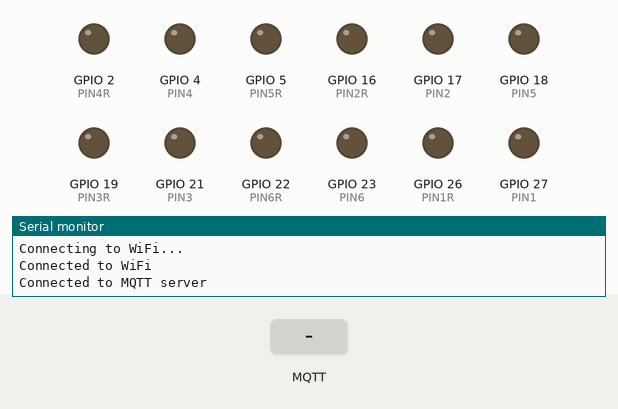
The sketch below on a simulated ESP32. Parts: output pins drawn as LEDs (lit = HIGH), the last lines printed to the serial monitor. Inputs (shaded band) come from the test bench. WiFi joins after 1.5 s; servers stay silent unless stated; no MQTT or app messages arrive unless stated.

Above: at 3.2 s.
3.3 s: MQTT message "1" arrives on the first subscribed topic
At 3.7 s:
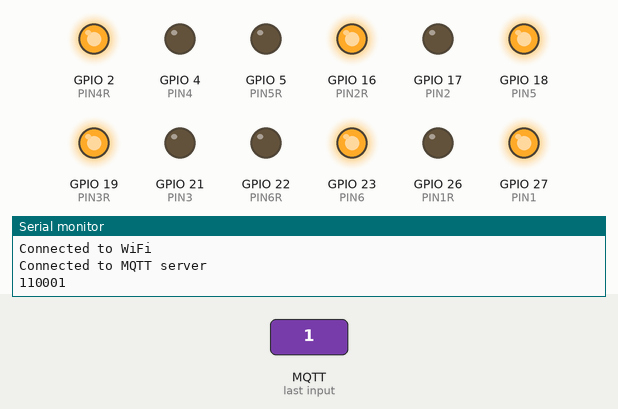
5.3 s: MQTT message "0" arrives on the first subscribed topic
At 5.7 s:
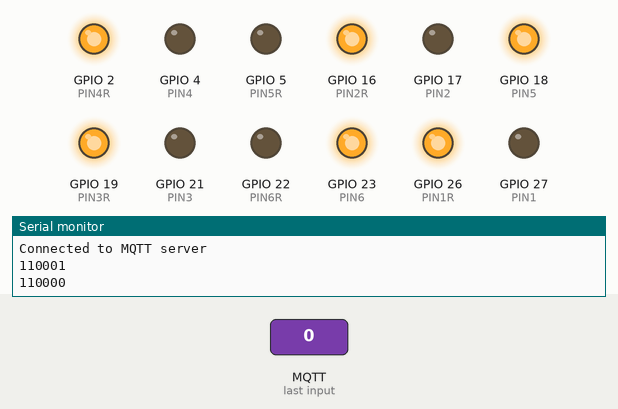
7.3 s: MQTT message "2" arrives on the first subscribed topic
At 7.7 s:
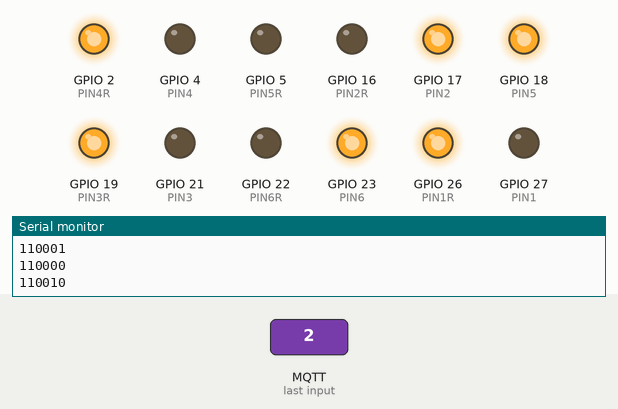
9.3 s: MQTT message "on" arrives on the first subscribed topic
At 9.7 s:
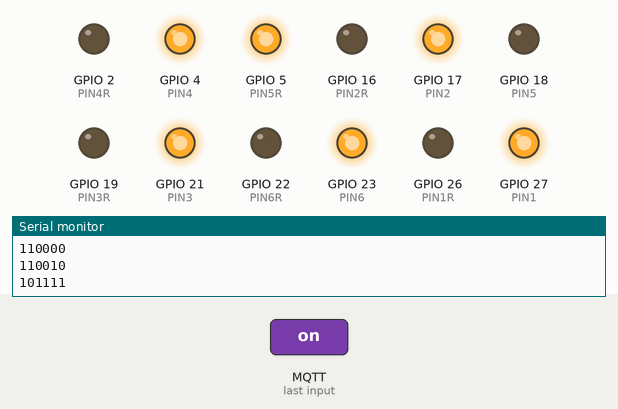
Timing chart, 0 to 12.3 s (numbered marks = the images above; inputs shaded):
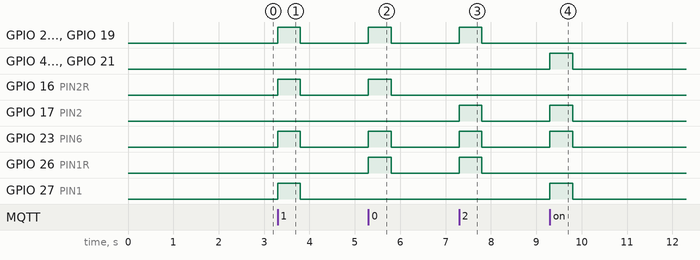

The sketch:

esp32.ino
```cpp
#include <WiFi.h>
#include <PubSubClient.h>

const gpio_num_t PIN1 = GPIO_NUM_27;
const gpio_num_t PIN1R = GPIO_NUM_26;

const gpio_num_t PIN2 = GPIO_NUM_17;
const gpio_num_t PIN2R = GPIO_NUM_16;

const gpio_num_t PIN3 = GPIO_NUM_21;
const gpio_num_t PIN3R = GPIO_NUM_19;

const gpio_num_t PIN4 = GPIO_NUM_4;
const gpio_num_t PIN4R = GPIO_NUM_2;

const gpio_num_t PIN5 = GPIO_NUM_18;
const gpio_num_t PIN5R = GPIO_NUM_5;

const gpio_num_t PIN6 = GPIO_NUM_23;
const gpio_num_t PIN6R = GPIO_NUM_22;

const char* WLAN_SSID = "<username>";
const char* WLAN_PASS = "<password>";

const char* MQTT_SERVER = "192.168.x.x";
const int MQTT_PORT = 1883;
const char* MQTT_CLIENT = "esp_client";
const char* MQTT_TOPIC = "braille";

WiFiClient espClient;
PubSubClient client(espClient);

void setup() {
  pinMode(PIN1, OUTPUT);
  pinMode(PIN1R, OUTPUT);

  pinMode(PIN2, OUTPUT);
  pinMode(PIN2R, OUTPUT);

  pinMode(PIN3, OUTPUT);
  pinMode(PIN3R, OUTPUT);

  pinMode(PIN4, OUTPUT);
  pinMode(PIN4R, OUTPUT);

  pinMode(PIN5, OUTPUT);
  pinMode(PIN5R, OUTPUT);

  pinMode(PIN6, OUTPUT);
  pinMode(PIN6R, OUTPUT);

  Serial.begin(115200);
  WiFi.begin(WLAN_SSID, WLAN_PASS);

  while (WiFi.status() != WL_CONNECTED) {
    delay(1000);
    Serial.println("Connecting to WiFi...");
  }

  Serial.println("Connected to WiFi");

  client.setServer(MQTT_SERVER, MQTT_PORT);
  client.setCallback(callback);

  while (!client.connected()) {
    if (client.connect(MQTT_CLIENT)) {
      Serial.println("Connected to MQTT server");
      client.subscribe(MQTT_TOPIC);
    } else {
      Serial.print("Failed, rc=");
      Serial.print(client.state());
      Serial.println(" Retrying in 5 seconds...");
      delay(5000);
    }
  }
}

void loop() {
  client.loop();
}

void callback(char* topic, byte* payload, unsigned int length) {
  byte b = payload[0];
  display(b);
}

void display(byte b) {
  bool p1 = (b & 1) == 1;
  bool p2 = (b & 2) == 2;
  bool p3 = (b & 4) == 4;
  bool p4 = (b & 8) == 8;
  bool p5 = (b & 16) == 16;
  bool p6 = (b & 32) == 32;

  Serial.print(p6);
  Serial.print(p5);
  Serial.print(p4);
  Serial.print(p3);
  Serial.print(p2);
  Serial.print(p1);
  Serial.println();

  if (p1) {
    ToHigh(PIN1);
  } else {
    ToHigh(PIN1R);
  }

  if (p2) {
    ToHigh(PIN2);
  } else {
    ToHigh(PIN2R);
  }

  if (p3) {
    ToHigh(PIN3);
  } else {
    ToHigh(PIN3R);
  }

  if (p4) {
    ToHigh(PIN4);
  } else {
    ToHigh(PIN4R);
  }

  if (p5) {
    ToHigh(PIN5);
  } else {
    ToHigh(PIN5R);
  }

  if (p6) {
    ToHigh(PIN6);
  } else {
    ToHigh(PIN6R);
  }

  delay(500);
  CleanUp();
}


void CleanUp() {
  digitalWrite(PIN1, LOW);
  digitalWrite(PIN1R, LOW);

  digitalWrite(PIN2, LOW);
  digitalWrite(PIN2R, LOW);

  digitalWrite(PIN3, LOW);
  digitalWrite(PIN3R, LOW);

  digitalWrite(PIN4, LOW);
  digitalWrite(PIN4R, LOW);

  digitalWrite(PIN5, LOW);
  digitalWrite(PIN5R, LOW);

  digitalWrite(PIN6, LOW);
  digitalWrite(PIN6R, LOW);
}

void ToHigh(gpio_num_t pin) {
  digitalWrite(pin, HIGH);
}

void ToLow(gpio_num_t pin) {
  digitalWrite(pin, LOW);
}
```

Measured:
- after the input at 3.3 s, GPIO 2 (PIN4R), GPIO 16 (PIN2R), GPIO 18 (PIN5), GPIO 19 (PIN3R), GPIO 23 (PIN6), GPIO 27 (PIN1): LOW → HIGH at once, → LOW 0.50 s later
- after the input at 5.3 s, GPIO 2 (PIN4R), GPIO 16 (PIN2R), GPIO 18 (PIN5), GPIO 19 (PIN3R), GPIO 23 (PIN6), GPIO 26 (PIN1R): LOW → HIGH at once, → LOW 0.50 s later
- after the input at 7.3 s, GPIO 2 (PIN4R), GPIO 17 (PIN2), GPIO 18 (PIN5), GPIO 19 (PIN3R), GPIO 23 (PIN6), GPIO 26 (PIN1R): LOW → HIGH at once, → LOW 0.50 s later
- after the input at 9.3 s, GPIO 4 (PIN4), GPIO 5 (PIN5R), GPIO 17 (PIN2), GPIO 21 (PIN3), GPIO 23 (PIN6), GPIO 27 (PIN1): LOW → HIGH at once, → LOW 0.50 s later
